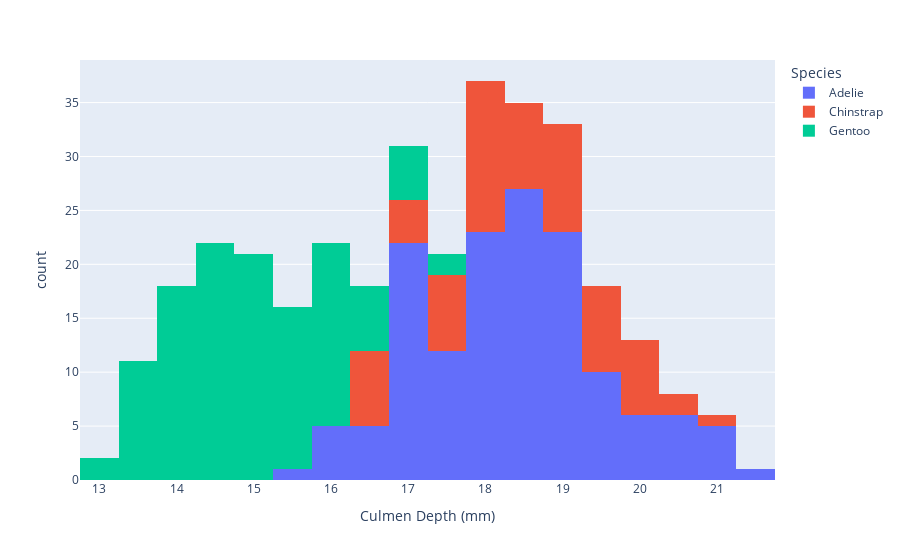

Source (notebook cell):
### Code cell
px.histogram(df,x='Culmen Depth (mm)',color='Species')

### Figure 1 — Plotly figure (JSON) as saved in the notebook; plotly's stock layout.template omitted (floating-point values rounded to 4 significant figures; data arrays with more than 128 entries replaced by an {"elided": "..."} marker saying what was removed)
{"data": [{"alignmentgroup": "True", "bingroup": "x", "hovertemplate": "Species=Adelie<br>Culmen Depth (mm)=%{x}<br>count=%{y}<extra></extra>", "legendgroup": "Adelie", "marker": {"color": "#636efa", "pattern": {"shape": ""}}, "name": "Adelie", "offsetgroup": "Adelie", "orientation": "v", "showlegend": true, "type": "histogram", "x": {"elided": "146 float values"}, "xaxis": "x", "yaxis": "y"}, {"alignmentgroup": "True", "bingroup": "x", "hovertemplate": "Species=Chinstrap<br>Culmen Depth (mm)=%{x}<br>count=%{y}<extra></extra>", "legendgroup": "Chinstrap", "marker": {"color": "#EF553B", "pattern": {"shape": ""}}, "name": "Chinstrap", "offsetgroup": "Chinstrap", "orientation": "v", "showlegend": true, "type": "histogram", "x": [17.9, 19.5, 19.2, 18.7, 19.8, 17.8, 18.2, 18.2, 18.9, 19.9, 17.8, 20.3, 17.3, 18.1, 17.1, 19.6, 20, 17.8, 18.6, 18.2, 17.3, 17.5, 16.6, 19.4, 17.9, 19, 18.4, 19, 17.8, 20, 16.6, 20.8, 16.7, 18.8, 18.6, 16.8, 18.3, 20.7, 16.6, 19.9, 19.5, 17.5, 19.1, 17, 17.9, 18.5, 17.9, 19.6, 18.7, 17.3, 16.4, 19, 17.3, 19.7, 17.3, 18.8, 16.6, 19.9, 18.8, 19.4, 19.5, 16.5, 17, 19.8, 18.1, 18.2, 19, 18.7], "xaxis": "x", "yaxis": "y"}, {"alignmentgroup": "True", "bingroup": "x", "hovertemplate": "Species=Gentoo<br>Culmen Depth (mm)=%{x}<br>count=%{y}<extra></extra>", "legendgroup": "Gentoo", "marker": {"color": "#00cc96", "pattern": {"shape": ""}}, "name": "Gentoo", "offsetgroup": "Gentoo", "orientation": "v", "showlegend": true, "type": "histogram", "x": [13.2, 16.3, 14.1, 15.2, 14.5, 13.5, 14.6, 15.3, 13.4, 15.4, 13.7, 16.1, 13.7, 14.6, 14.6, 15.7, 13.5, 15.2, 14.5, 15.1, 14.3, 14.5, 14.5, 15.8, 13.1, 15.1, 15, 14.3, 15.3, 15.3, 14.2, 14.5, 17, 14.8, 16.3, 13.7, 17.3, 13.6, 15.7, 13.7, 16, 13.7, 15, 15.9, 13.9, 13.9, 15.9, 13.3, 15.8, 14.2, 14.1, 14.4, 15, 14.4, 15.4, 13.9, 15, 14.5, 15.3, 13.8, 14.9, 13.9, 15.7, 14.2, 16.8, 16.2, 14.2, 15, 15, 15.6, 15.6, 14.8, 15, 16, 14.2, 16.3, 13.8, 16.4, 14.5, 15.6, 14.6, 15.9, 13.8, 17.3, 14.4, 14.2, 14, 17, 15, 17.1, 14.5, 16.1, 14.7, 15.7, 15.8, 14.6, 14.4, 16.5, 15, 17, 15.5, 15, 16.1, 14.7, 15.8, 14, 15.1, 15.2, 15.9, 15.2, 16.3, 14.1, 16, 16.2, 13.7, 14.3, 15.7, 14.8, 16.1], "xaxis": "x", "yaxis": "y"}], "layout": {"barmode": "relative", "legend": {"title": {"text": "Species"}, "tracegroupgap": 0}, "margin": {"t": 60}, "xaxis": {"anchor": "y", "domain": [0, 1], "title": {"text": "Culmen Depth (mm)"}}, "yaxis": {"anchor": "x", "domain": [0, 1], "title": {"text": "count"}}}}
